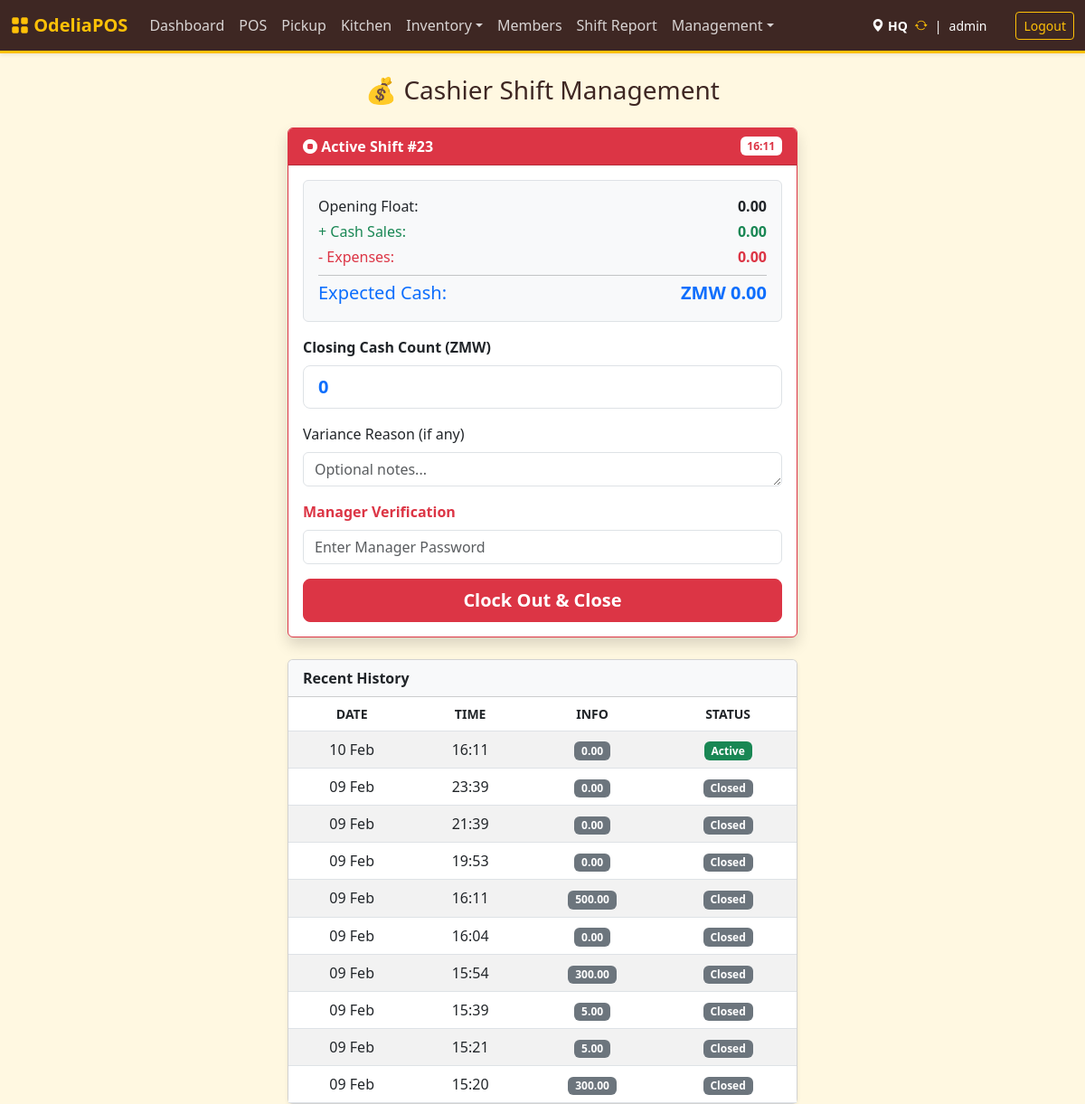
Page /index.php?page=Shifts (signed in) on the committed database.
### tables this page shows
CREATE TABLE `shifts` (
  `id` int NOT NULL AUTO_INCREMENT,
  `user_id` int NOT NULL,
  `location_id` int NOT NULL,
  `start_time` timestamp NULL DEFAULT CURRENT_TIMESTAMP,
  `end_time` timestamp NULL DEFAULT NULL,
  `starting_cash` decimal(10,2) DEFAULT '0.00',
  `closing_cash` decimal(10,2) DEFAULT '0.00',
  `expected_cash` decimal(10,2) DEFAULT '0.00',
  `manager_closing_cash` decimal(10,2) DEFAULT '0.00',
  `status` enum('pending_approval','open','closed') DEFAULT 'pending_approval',
  `variance_reason` text,
  `handover_notes` text,
  `start_verified_by` int DEFAULT NULL,
  `start_verified_at` timestamp NULL DEFAULT NULL,
  `end_verified_by` int DEFAULT NULL,
  `end_verified_at` timestamp NULL DEFAULT NULL,
  `variance` decimal(10,2) DEFAULT '0.00',
  PRIMARY KEY (`id`),
  KEY `user_id` (`user_id`),
  KEY `location_id` (`location_id`),
  KEY `start_verified_by` (`start_verified_by`),
  KEY `end_verified_by` (`end_verified_by`),
  CONSTRAINT `shifts_ibfk_1` FOREIGN KEY (`user_id`) REFERENCES `users` (`id`),
  CONSTRAINT `shifts_ibfk_2` FOREIGN KEY (`location_id`) REFERENCES `locations` (`id`),
  CONSTRAINT `shifts_ibfk_3` FOREIGN KEY (`start_verified_by`) REFERENCES `users` (`id`),
  CONSTRAINT `shifts_ibfk_4` FOREIGN KEY (`end_verified_by`) REFERENCES `users` (`id`)
);

### src/shifts.php (called while the page is built, shortened)
<?php
$userId = $_SESSION['user_id'];
$userRole = $_SESSION['role'];
$moneyRoles = ['cashier', 'manager', 'admin', 'dev', 'bartender'];
$isMoneyRole = in_array($userRole, $moneyRoles);
$stmt = $pdo->prepare("SELECT * FROM shifts WHERE user_id = ? AND status = 'open' ORDER BY start_time DESC LIMIT 1");
$stmt->execute([$userId]);
$currentShift = $stmt->fetch();
if ($currentShift && $isMoneyRole) {
    $sStmt = $pdo->prepare("SELECT SUM(final_total) FROM sales WHERE shift_id = ? AND payment_method = 'cash' AND status != 'refunded'");
    $sStmt->execute([$currentShift['id']]);
    $cashSales = $sStmt->fetchColumn() ?: 0.00;
    $eStmt = $pdo->prepare("SELECT SUM(amount) FROM expenses WHERE user_id = ? AND created_at >= ?");
    $eStmt->execute([$userId, $currentShift['start_time']]);
    $expenses = $eStmt->fetchColumn() ?: 0.00;
    $expected = ($currentShift['starting_cash'] + $cashSales) - $expenses;
    $calculatedSummary = [
        'float' => $currentShift['starting_cash'],
        'cash_sales' => $cashSales,
        'expenses' => $expenses,
        'expected' => $expected
    ];
}
$histStmt = $pdo->prepare("
    SELECT s.*, u1.username as start_mgr, u2.username as end_mgr
    FROM shifts s
    LEFT JOIN users u1 ON s.start_verified_by = u1.id
    LEFT JOIN users u2 ON s.end_verified_by = u2.id
    WHERE s.user_id = ?
    ORDER BY s.start_time DESC LIMIT 10");
$histStmt->execute([$userId]);
$history = $histStmt->fetchAll();
?>

### templates/shifts.php (the view, shortened to what this page needs)
<div class="row">
    <div class="col-md-6 mx-auto">
        <h3 class="mb-4 text-center">
            <?= $isMoneyRole ? '💰 Cashier Shift Management' : '👨‍🍳 Staff Clock-In' ?>
        </h3>
        <?php if (!$currentShift): ?>
            <div class="card shadow border-success mb-4">
                <div class="card-header bg-success text-white fw-bold">
                    <i class="bi bi-play-circle-fill"></i> Start New Shift
                </div>
                <div class="card-body">
                    <form method="POST" action="index.php?page=shifts">
                        <input type="hidden" name="start_shift" value="1">
                        <?php if ($isMoneyRole): ?>
                            <div class="alert alert-light border">
                                <label class="form-label fw-bold">Opening Float Amount (ZMW)</label>
                                <input type="number" step="0.01" name="start_amount" class="form-control form-control-lg fw-bold" placeholder="0.00" required>
                                <div class="form-text text-muted">Count the cash in the drawer before starting.</div>
                            </div>
                        <?php else: ?>
                             <div class="alert alert-info">
                                <i class="bi bi-info-circle"></i> Please ensure your station is clean before clocking in.
                             </div>
                        <?php endif; ?>
                        <div class="mb-3">
                            <label class="form-label text-danger fw-bold">Manager Verification</label>
                            <input type="password" name="manager_password" class="form-control" placeholder="Enter Manager Password" required autocomplete="new-password">
                        </div>
                        <button type="submit" class="btn btn-success w-100 btn-lg fw-bold">Clock In</button>
                    </form>
                </div>
            </div>
        <?php else: ?>
            <div class="card shadow border-danger mb-4">
                <div class="card-header bg-danger text-white d-flex justify-content-between align-items-center">
                    <span class="fw-bold"><i class="bi bi-stop-circle-fill"></i> Active Shift #<?= $currentShift['id'] ?></span>
                    <span class="badge bg-white text-danger"><?= date('H:i', strtotime($currentShift['start_time'])) ?></span>
                </div>
                <div class="card-body">
                    <form method="POST" action="index.php?page=shifts">
                        <?php if ($isMoneyRole): ?>
                            <div class="bg-light p-3 rounded border mb-3">
                                <div class="d-flex justify-content-between mb-1">
                                    <span>Opening Float:</span>
                                    <strong><?= number_format($calculatedSummary['float'], 2) ?></strong>
                                </div>
                                <div class="d-flex justify-content-between mb-1 text-success">
                                    <span>+ Cash Sales:</span>
                                    <strong><?= number_format($calculatedSummary['cash_sales'], 2) ?></strong>
                                </div>
                                <div class="d-flex justify-content-between mb-2 text-danger">
                                    <span>- Expenses:</span>
                                    <strong><?= number_format($calculatedSummary['expenses'], 2) ?></strong>
                                </div>
                                <hr class="my-1">
                                <div class="d-flex justify-content-between fs-5 text-primary">
                                    <span>Expected Cash:</span>
                                    <strong>ZMW <?= number_format($calculatedSummary['expected'], 2) ?></strong>
                                </div>
                            </div>
                            <div class="mb-3">
                                <label class="form-label fw-bold">Closing Cash Count (ZMW)</label>
                                <input type="number" step="0.01" name="end_amount" class="form-control form-control-lg fw-bold text-primary"
                                       value="<?= $calculatedSummary['expected'] ?>" required>
                            </div>
                            <div class="mb-3">
                                <label class="form-label">Variance Reason (if any)</label>
                                <textarea name="variance_reason" class="form-control" rows="1" placeholder="Optional notes..."></textarea>
                            </div>
                        <?php endif; ?>
                        <div class="mb-3">
                            <label class="form-label text-danger fw-bold">Manager Verification</label>
                            <input type="password" name="manager_password" class="form-control" placeholder="Enter Manager Password" required autocomplete="new-password">
                        </div>
                        <button type="submit" class="btn btn-danger w-100 btn-lg fw-bold">Clock Out & Close</button>
                    </form>
                </div>
            </div>
        <?php endif; ?>
        <div class="card shadow-sm">
            <div class="card-header bg-light fw-bold">Recent History</div>
            <div class="card-body p-0">
                <table class="table table-striped mb-0 text-center">
                    <thead class="small text-muted text-uppercase">
                        <tr>
                            <th>Date</th>
                            <th>Time</th>
                            <th>Info</th>
                            <th>Status</th>
                        </tr>
                    </thead>
                    <tbody>
                        <?php foreach ($history as $h): ?>
                        <tr>
                            <td><?= date('d M', strtotime($h['start_time'])) ?></td>
                            <td><?= date('H:i', strtotime($h['start_time'])) ?></td>
                            <td>
                                <?php if ($isMoneyRole): ?>
                                    <span class="badge bg-secondary"><?= number_format($h['starting_cash'], 2) ?></span>
                                <?php else: ?>
                                    <small class="text-muted">General</small>
                                <?php endif; ?>
                            </td>
                            <td>
                                <?php if ($h['status'] === 'open'): ?>
                                    <span class="badge bg-success">Active</span>
                                <?php else: ?>
                                    <span class="badge bg-secondary">Closed</span>
                                <?php endif; ?>
                            </td>
                        </tr>
                        <?php endforeach; ?>
                    </tbody>
                </table>
            </div>
        </div>
    </div>
</div>

### templates/header.php (style rules this page uses)
:root { --theme-brown: #3e2723; --theme-gold: #ffc107; --theme-gold-dark: #d39e00; --theme-orange: #fd7e14; --theme-bg: #fff8e1; }
body { background-color: var(--theme-bg); color: var(--theme-brown); }

### rows in the picture
shifts: id "23", start_time "16:11", start_time "10 Feb", starting_cash "0.00", status "Active"
shifts: start_time "09 Feb", start_time "23:39", starting_cash "0.00", status "Closed"
shifts: start_time "09 Feb", start_time "21:39", starting_cash "0.00", status "Closed"
shifts: start_time "09 Feb", start_time "19:53", starting_cash "0.00", status "Closed"
shifts: start_time "09 Feb", start_time "16:11", starting_cash "500.00", status "Closed"
shifts: start_time "09 Feb", start_time "16:04", starting_cash "0.00", status "Closed"
shifts: start_time "09 Feb", start_time "15:54", starting_cash "300.00", status "Closed"
shifts: start_time "09 Feb", start_time "15:39", starting_cash "5.00", status "Closed"
shifts: start_time "09 Feb", start_time "15:21", starting_cash "5.00", status "Closed"
shifts: start_time "09 Feb", start_time "15:20", starting_cash "300.00", status "Closed"

### other values in the picture
$_SESSION['location_name'] "HQ"
$_SESSION['username'] "admin"
$calculatedSummary['float'] "0.00"
$calculatedSummary['cash_sales'] "0.00"
$calculatedSummary['expenses'] "0.00"
$calculatedSummary['expected'] "0.00"
